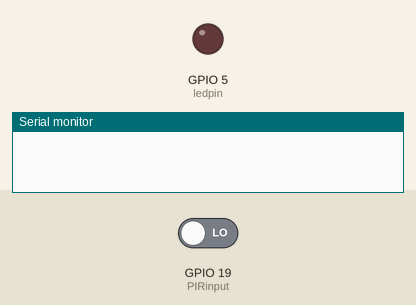
This program was run on a simulated ESP32. On the bench: output pins drawn as LEDs (lit = HIGH), the last lines printed to the serial monitor. The inputs (shaded band) are chosen by the test bench; at power-on: GPIO 19 (PIRinput) LOW.

Above: at 3.0 s.
3.1 s: GPIO 19 (PIRinput) driven HIGH
At 4.3 s:
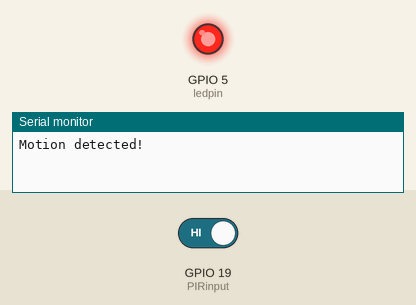
4.9 s: GPIO 19 (PIRinput) driven LOW
At 5.9 s:
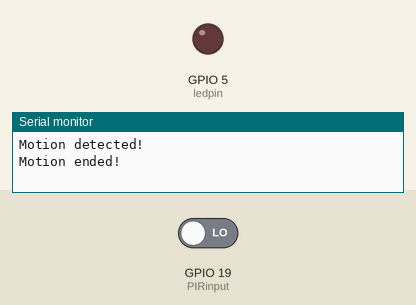
Timing chart, 0 to 7.9 s (numbered marks = the images above; inputs shaded):
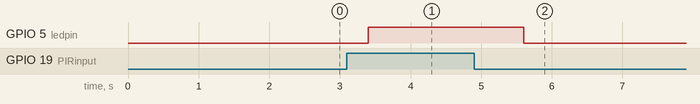

The program:

main.cpp
```cpp
#include <Arduino.h>

// Define the pin numbers for the LED and PIR sensor
const int ledpin = 5;           // Pin number for the LED
const int PIRinput = 19;        // Pin number for the PIR sensor

// Variable to store the current state of the PIR sensor
int pirState = LOW;

// Setup function: runs once when the device starts up
void setup() {
  // Set the LED pin as an output
  pinMode(ledpin, OUTPUT);
  // Set the PIR sensor pin as an input
  pinMode(PIRinput, INPUT);
  // Begin serial communication at a baud rate of 9600
  Serial.begin(9600);
}

// Loop function: runs repeatedly as long as the device is powered on
void loop() {
  // Read the state of the PIR sensor
  const int IP = digitalRead(PIRinput);
  // Delay for stability
  delay(100);

  // If motion is detected by the PIR sensor
  if (IP == 1) {
    // Turn on the LED
    digitalWrite(ledpin, HIGH);
    // If this is the first time motion is detected since the last reset
    if (pirState == LOW) {
      // Print "Motion detected!" to the serial monitor
      Serial.println("Motion detected!");
      // Update pirState to indicate motion detection
      pirState = HIGH;
    }
    // Delay for 1 second
    delay(1000);
  } else {
    // If no motion is detected by the PIR sensor
    // Turn off the LED
    digitalWrite(ledpin, LOW);
    // If motion was detected previously
    if (pirState == HIGH) {
      // Print "Motion ended!" to the serial monitor
      Serial.println("Motion ended!");
      // Update pirState to indicate no motion
      pirState = LOW;
    }
    // Delay for 1 second
    delay(1000);
  }
}
```

Measured:
- after the input at 3.1 s, GPIO 5 (ledpin): LOW → HIGH after 0.30 s
- after the input at 4.9 s, GPIO 5 (ledpin): HIGH → LOW after 0.70 s
